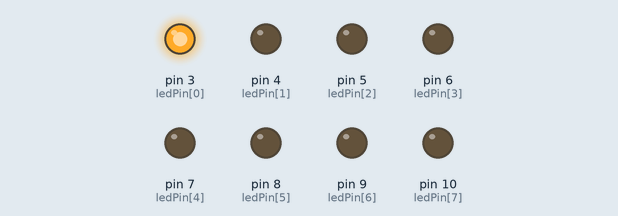
This sketch was run on a simulated Arduino Uno, built with avr-gcc and run on an emulated ATmega328P. Parts: output pins drawn as LEDs (lit = HIGH).

Above: at 0.1 s.
At 0.9 s:
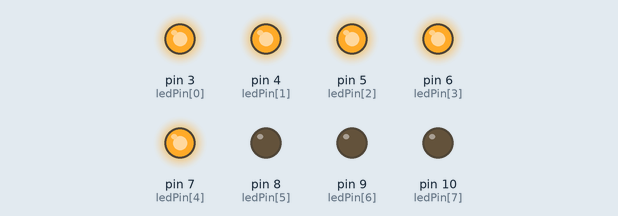
At 1.7 s:
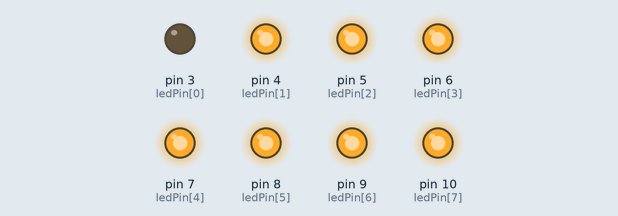
At 3.5 s:
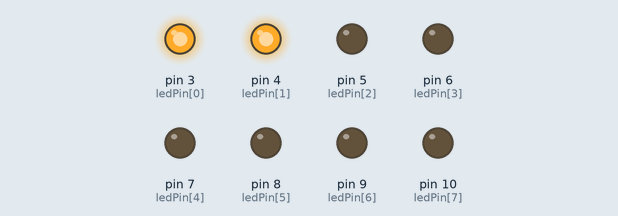
At 5.3 s:
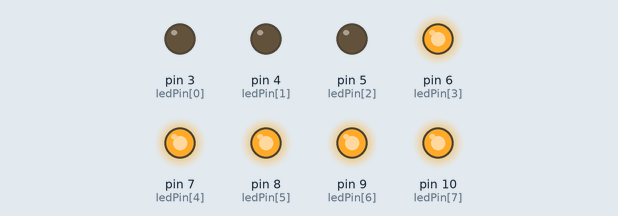
At 7.1 s:
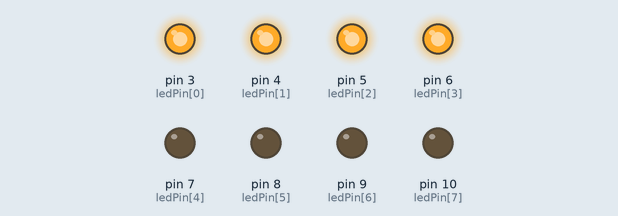
Timing chart, 0 to 7.4 s (numbered marks = the images above):
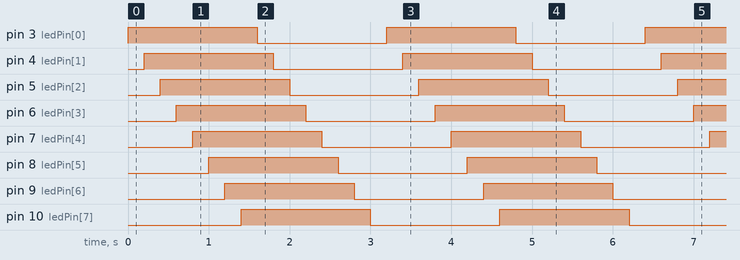

The sketch:

8Led.ino
```cpp
const byte ledPin[] = {3,4,5,6,7,8,9,10};

byte countLed;

/*
* Function: setup
* Description: Hàm chỉ chạy 1 lần duy nhất khi Arduino hoạt động
* Input:
*   void
* Output:
*   return: None
*/
void setup()
{
  countLed = sizeof(ledPin);

  for (int i=0 ; i < countLed ; i++)
  {
    pinMode(ledPin[i],OUTPUT);  //Các chân LED là OUTPUT

    digitalWrite(ledPin[i],LOW); //Mặc định các đèn LED sẽ tắt
  }
}

/*
* Function: loop
* Description: Hàm chạy lặp đi lặp lại khi Arduino hoạt động
* - Bật tuần tự các đèn LED
* - Tắt tuần tự các đèn LED
*/
void loop() {
  /*
    Bật tuần tự các đèn LED
  */
  for (int i=0; i < countLed; i++)
  {
    digitalWrite(ledPin[i],HIGH); //Bật đèn

    delay(200); // Dừng để các đèn LED sáng dần
  }

  /*
    Tắt tuần tự các đèn LED
  */
  for (int i = 0;i < countLed; i += 1)
  {
    digitalWrite(ledPin[i],LOW); // Tắt đèn

    delay(200); // Dừng để các đèn LED tắt dần
  }
}
```

Measured:
- by itself, pin 3 (ledPin[0]), pin 4 (ledPin[1]), pin 5 (ledPin[2]), pin 6 (ledPin[3]), pin 7 (ledPin[4]), pin 8 (ledPin[5]), pin 9 (ledPin[6]), pin 10 (ledPin[7]): alternates HIGH for 1.6 s and LOW for 1.6 s
- by itself, everything shown: repeats every 3.2 s, in 16 steps
